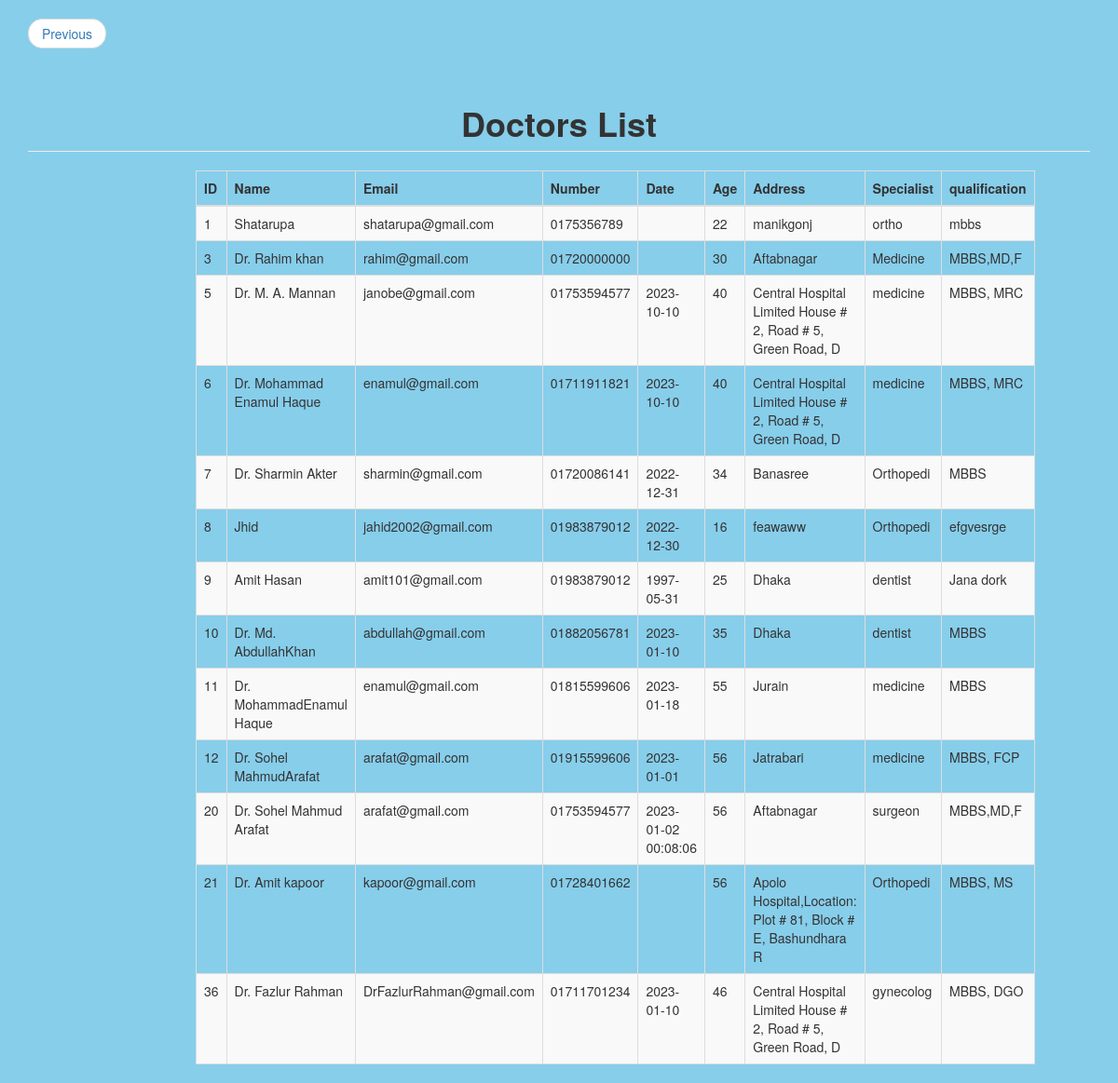
/index_doctor1.php, run on the app's committed database.
### tables this page shows
CREATE TABLE `onlinehealthcare_form_doctor` (
  `id` int(100) NOT NULL,
  `name` varchar(40) NOT NULL,
  `email` varchar(50) NOT NULL,
  `number` varchar(11) NOT NULL,
  `date` varchar(50) NOT NULL,
  `age` varchar(2) NOT NULL,
  `address` varchar(60) NOT NULL,
  `specialist` varchar(9) NOT NULL,
  `qualification` varchar(9) NOT NULL,
  `password` varchar(9) NOT NULL
);

### index_doctor1.php (the view, shortened to what this page needs)
<!DOCTYPE html>
<html>
<head>
	<div class="container ">
<ul class="pager font-weight-bold text-monospace">
  <li class="previous "><a href="http://localhost/onlinehealth/doctor_home_page.php">Previous</a></li>
</ul></div>
	<link rel="stylesheet" type="text/css" href="bootstrap/css/bootstrap.min.css">
	<link rel="stylesheet" type="text/css" href="datatable/dataTable.bootstrap.min.css">
</head>
<body>
<div class="container">
	<h1 class="page-header text-center"><b>Doctors List</b></h1>
	<div class="row">
		<div class="col-sm-8 col-sm-offset-2">
			<div class="row">
				<table id="myTable" class="table table-bordered table-striped">
					<thead>
						<th>ID</th>
						<th>Name</th>
						<th>Email</th>
						<th>Number</th>
						<th>Date</th>
						<th>Age</th>
						<th>Address</th>
                        <th>Specialist</th>
                        <th>qualification</th>
					</thead>
					<tbody>
						<?php
							include_once('connection.php');
							$sql = "SELECT * FROM onlinehealthcare_form_doctor";
							$query = $conn->query($sql);
							while($row = $query->fetch_assoc()){
								echo
								"<tr>
									<td>".$row['id']."</td>
									<td>".$row['name']."</td>
									<td>".$row['email']."</td>
									<td>".$row['number']."</td>
									<td>".$row['date']."</td>
									<td>".$row['age']."</td>
									<td>".$row['address']."</td>
                                    <td>".$row['specialist']."</td>
                                    <td>".$row['qualification']."</td>
								</tr>";
								 include('edit_delete_doctor_modal.php');
							}
						?>
</body>
</html>

### index_doctor1.php (style rules this page uses)
body { width: 100%; background-color:skyblue; background-position: center; background:center; background-size: cover; height: 109vh; }
body { background-color: skyblue; }

### data on the page
onlinehealthcare_form_doctor: id "1", name "Shatarupa", email "shatarupa@gmail.com", number "0175356789", age "22", address "manikgonj", specialist "ortho", qualification "mbbs"
onlinehealthcare_form_doctor: id "3", name "Dr. Rahim khan", email "rahim@gmail.com", number "01720000000", age "30", address "Aftabnagar", specialist "Medicine", qualification "MBBS,MD,F"
onlinehealthcare_form_doctor: id "5", name "Dr. M. A. Mannan", email "janobe@gmail.com", number "01753594577", date "2023-10-10", age "40", address "Central Hospital Limited House # 2, Road # 5, Green Road, D", specialist "medicine", qualification "MBBS, MRC"
onlinehealthcare_form_doctor: id "6", name "Dr. Mohammad Enamul Haque", email "enamul@gmail.com", number "01711911821", date "2023-10-10", age "40", address "Central Hospital Limited House # 2, Road # 5, Green Road, D", specialist "medicine", qualification "MBBS, MRC"
onlinehealthcare_form_doctor: id "7", name "Dr. Sharmin Akter", email "sharmin@gmail.com", number "01720086141", date "2022-12-31", age "34", address "Banasree", specialist "Orthopedi", qualification "MBBS"
onlinehealthcare_form_doctor: id "8", name "Jhid", email "jahid2002@gmail.com", number "01983879012", date "2022-12-30", age "16", address "feawaww", specialist "Orthopedi", qualification "efgvesrge"
onlinehealthcare_form_doctor: id "9", name "Amit Hasan", email "amit101@gmail.com", number "01983879012", date "1997-05-31", age "25", address "Dhaka", specialist "dentist", qualification "Jana dork"
onlinehealthcare_form_doctor: id "10", name "Dr. Md. AbdullahKhan", email "abdullah@gmail.com", number "01882056781", date "2023-01-10", age "35", address "Dhaka", specialist "dentist", qualification "MBBS"
onlinehealthcare_form_doctor: id "11", name "Dr. MohammadEnamul Haque", email "enamul@gmail.com", number "01815599606", date "2023-01-18", age "55", address "Jurain", specialist "medicine", qualification "MBBS"
onlinehealthcare_form_doctor: id "12", name "Dr. Sohel MahmudArafat", email "arafat@gmail.com", number "01915599606", date "2023-01-01", age "56", address "Jatrabari", specialist "medicine", qualification "MBBS, FCP"
onlinehealthcare_form_doctor: id "20", name "Dr. Sohel Mahmud Arafat", email "arafat@gmail.com", number "01753594577", date "2023-01-02 00:08:06", age "56", address "Aftabnagar", specialist "surgeon", qualification "MBBS,MD,F"
onlinehealthcare_form_doctor: id "21", name "Dr. Amit kapoor", email "kapoor@gmail.com", number "01728401662", age "56", address "Apolo Hospital,Location: Plot # 81, Block # E, Bashundhara R", specialist "Orthopedi", qualification "MBBS, MS"
onlinehealthcare_form_doctor: id "36", name "Dr. Fazlur Rahman", email "DrFazlurRahman@gmail.com", number "01711701234", date "2023-01-10", age "46", address "Central Hospital Limited House # 2, Road # 5, Green Road, D", specialist "gynecolog", qualification "MBBS, DGO"
